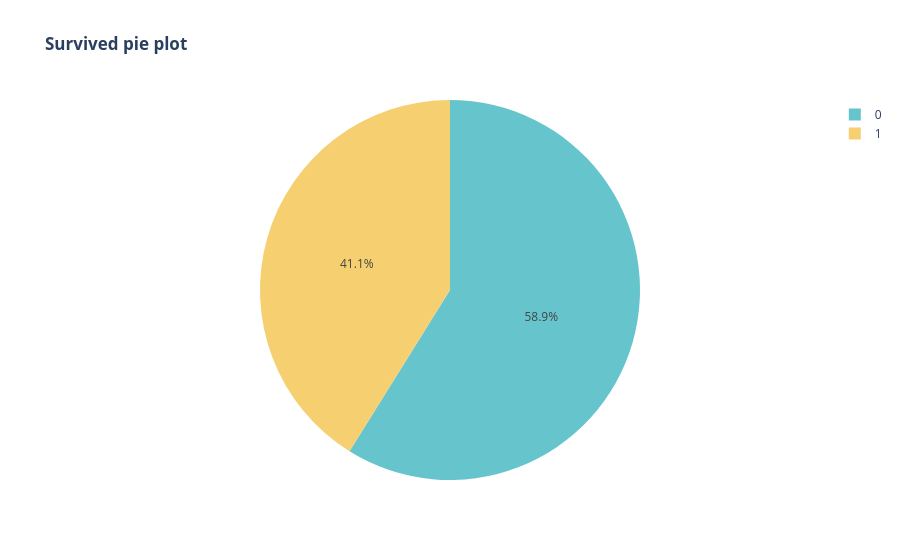

Notebook source saved alongside this figure:
### Code cell
import plotly.express as px
 
fig = px.pie(df, names="Survived",
        title='<b>Survived pie plot</b>',
        color_discrete_sequence=px.colors.qualitative.Pastel
        )
fig.show()

### Figure 1 — Plotly figure (JSON) as saved in the notebook; plotly's stock layout.template omitted (floating-point values rounded to 4 significant figures; data arrays with more than 128 entries replaced by an {"elided": "..."} marker saying what was removed)
{"data": [{"domain": {"x": [0, 1], "y": [0, 1]}, "hovertemplate": "Survived=%{label}<extra></extra>", "labels": {"elided": "778 int values"}, "legendgroup": "", "name": "", "showlegend": true, "type": "pie"}], "layout": {"legend": {"tracegroupgap": 0}, "piecolorway": ["rgb(102, 197, 204)", "rgb(246, 207, 113)", "rgb(248, 156, 116)", "rgb(220, 176, 242)", "rgb(135, 197, 95)", "rgb(158, 185, 243)", "rgb(254, 136, 177)", "rgb(201, 219, 116)", "rgb(139, 224, 164)", "rgb(180, 151, 231)", "rgb(179, 179, 179)"], "title": {"text": "<b>Survived pie plot</b>"}}}
